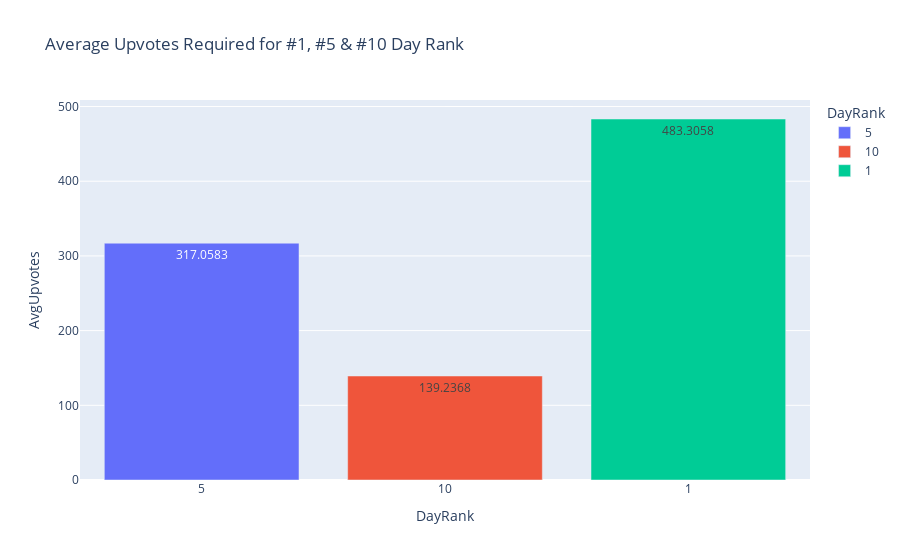

Here is the notebook cell this chart was saved with:
### Code cell
top_products_upvotes = duckdb.sql("""
SELECT AVG(upvotes) as AvgUpvotes, day_rank as DayRank
FROM wdata
WHERE day_rank = 1 OR day_rank = 5 OR day_rank = 10
GROUP BY day_rank
""").df()

top_products_upvotes['DayRank'] = top_products_upvotes['DayRank'].astype('string')

top_products_upvotes_fig = px.bar(
    top_products_upvotes,
    x='DayRank',
    y='AvgUpvotes',
    title='Average Upvotes Required for #1, #5 & #10 Day Rank',
    color='DayRank',
    text_auto=True
)
top_products_upvotes_fig.show()

### Figure 1 — Plotly figure (JSON) as saved in the notebook; plotly's stock layout.template omitted (floating-point values rounded to 4 significant figures)
{"data": [{"alignmentgroup": "True", "hovertemplate": "DayRank=%{x}<br>AvgUpvotes=%{y}<extra></extra>", "legendgroup": "5", "marker": {"color": "#636efa", "pattern": {"shape": ""}}, "name": "5", "offsetgroup": "5", "orientation": "v", "showlegend": true, "textposition": "auto", "texttemplate": "%{y}", "type": "bar", "x": ["5"], "xaxis": "x", "y": [317.1], "yaxis": "y"}, {"alignmentgroup": "True", "hovertemplate": "DayRank=%{x}<br>AvgUpvotes=%{y}<extra></extra>", "legendgroup": "10", "marker": {"color": "#EF553B", "pattern": {"shape": ""}}, "name": "10", "offsetgroup": "10", "orientation": "v", "showlegend": true, "textposition": "auto", "texttemplate": "%{y}", "type": "bar", "x": ["10"], "xaxis": "x", "y": [139.2], "yaxis": "y"}, {"alignmentgroup": "True", "hovertemplate": "DayRank=%{x}<br>AvgUpvotes=%{y}<extra></extra>", "legendgroup": "1", "marker": {"color": "#00cc96", "pattern": {"shape": ""}}, "name": "1", "offsetgroup": "1", "orientation": "v", "showlegend": true, "textposition": "auto", "texttemplate": "%{y}", "type": "bar", "x": ["1"], "xaxis": "x", "y": [483.3], "yaxis": "y"}], "layout": {"barmode": "relative", "legend": {"title": {"text": "DayRank"}, "tracegroupgap": 0}, "title": {"text": "Average Upvotes Required for #1, #5 & #10 Day Rank"}, "xaxis": {"anchor": "y", "categoryarray": ["5", "10", "1"], "categoryorder": "array", "domain": [0, 1], "title": {"text": "DayRank"}}, "yaxis": {"anchor": "x", "domain": [0, 1], "title": {"text": "AvgUpvotes"}}}}
